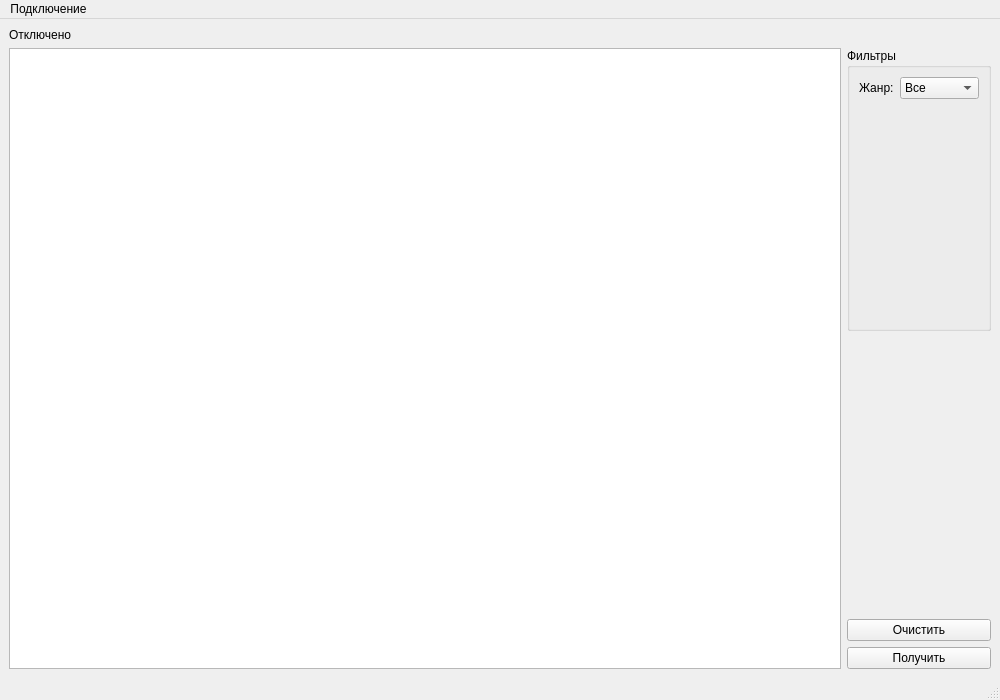
<?xml version="1.0" encoding="UTF-8"?>
<ui version="4.0">
 <class>MainWindow</class>
 <widget class="QMainWindow" name="MainWindow">
  <property name="geometry">
   <rect>
    <x>0</x>
    <y>0</y>
    <width>1000</width>
    <height>700</height>
   </rect>
  </property>
  <property name="sizePolicy">
   <sizepolicy hsizetype="Preferred" vsizetype="Expanding">
    <horstretch>0</horstretch>
    <verstretch>0</verstretch>
   </sizepolicy>
  </property>
  <property name="windowTitle">
   <string>MainWindow</string>
  </property>
  <widget class="QWidget" name="centralwidget">
   <layout class="QGridLayout" name="gridLayout">
    <item row="0" column="0">
     <widget class="QLabel" name="lb_statusConnect">
      <property name="sizePolicy">
       <sizepolicy hsizetype="Preferred" vsizetype="Maximum">
        <horstretch>0</horstretch>
        <verstretch>0</verstretch>
       </sizepolicy>
      </property>
      <property name="text">
       <string>Отключено</string>
      </property>
     </widget>
    </item>
    <item row="1" column="0" rowspan="4">
     <widget class="QTableView" name="tb_result"/>
    </item>
    <item row="1" column="1">
     <widget class="QGroupBox" name="gb_filters">
      <property name="sizePolicy">
       <sizepolicy hsizetype="Preferred" vsizetype="Minimum">
        <horstretch>0</horstretch>
        <verstretch>0</verstretch>
       </sizepolicy>
      </property>
      <property name="title">
       <string>Фильтры</string>
      </property>
      <layout class="QFormLayout" name="formLayout">
       <item row="0" column="0">
        <widget class="QLabel" name="lb_category">
         <property name="text">
          <string>Жанр:</string>
         </property>
        </widget>
       </item>
       <item row="0" column="1">
        <widget class="QComboBox" name="cb_category">
         <item>
          <property name="text">
           <string>Все</string>
          </property>
         </item>
         <item>
          <property name="text">
           <string>Комедия</string>
          </property>
         </item>
         <item>
          <property name="text">
           <string>Ужасы</string>
          </property>
         </item>
        </widget>
       </item>
      </layout>
     </widget>
    </item>
    <item row="2" column="1">
     <spacer name="verticalSpacer">
      <property name="orientation">
       <enum>Qt::Vertical</enum>
      </property>
      <property name="sizeType">
       <enum>QSizePolicy::Minimum</enum>
      </property>
      <property name="sizeHint" stdset="0">
       <size>
        <width>20</width>
        <height>40</height>
       </size>
      </property>
     </spacer>
    </item>
    <item row="3" column="1">
     <widget class="QPushButton" name="pb_clear">
      <property name="sizePolicy">
       <sizepolicy hsizetype="Minimum" vsizetype="Maximum">
        <horstretch>0</horstretch>
        <verstretch>0</verstretch>
       </sizepolicy>
      </property>
      <property name="text">
       <string>Очистить</string>
      </property>
     </widget>
    </item>
    <item row="4" column="1">
     <widget class="QPushButton" name="pb_request">
      <property name="sizePolicy">
       <sizepolicy hsizetype="Minimum" vsizetype="Maximum">
        <horstretch>0</horstretch>
        <verstretch>0</verstretch>
       </sizepolicy>
      </property>
      <property name="text">
       <string>Получить</string>
      </property>
     </widget>
    </item>
   </layout>
  </widget>
  <widget class="QMenuBar" name="menubar">
   <property name="geometry">
    <rect>
     <x>0</x>
     <y>0</y>
     <width>1000</width>
     <height>21</height>
    </rect>
   </property>
   <widget class="QMenu" name="menu">
    <property name="title">
     <string>Подключение</string>
    </property>
    <addaction name="act_addData"/>
    <addaction name="separator"/>
    <addaction name="act_connect"/>
   </widget>
   <addaction name="menu"/>
  </widget>
  <widget class="QStatusBar" name="statusbar"/>
  <action name="act_connect">
   <property name="text">
    <string>Подключиться</string>
   </property>
  </action>
  <action name="act_addData">
   <property name="text">
    <string>Ввести данные</string>
   </property>
  </action>
 </widget>
 <resources/>
 <connections/>
</ui>
